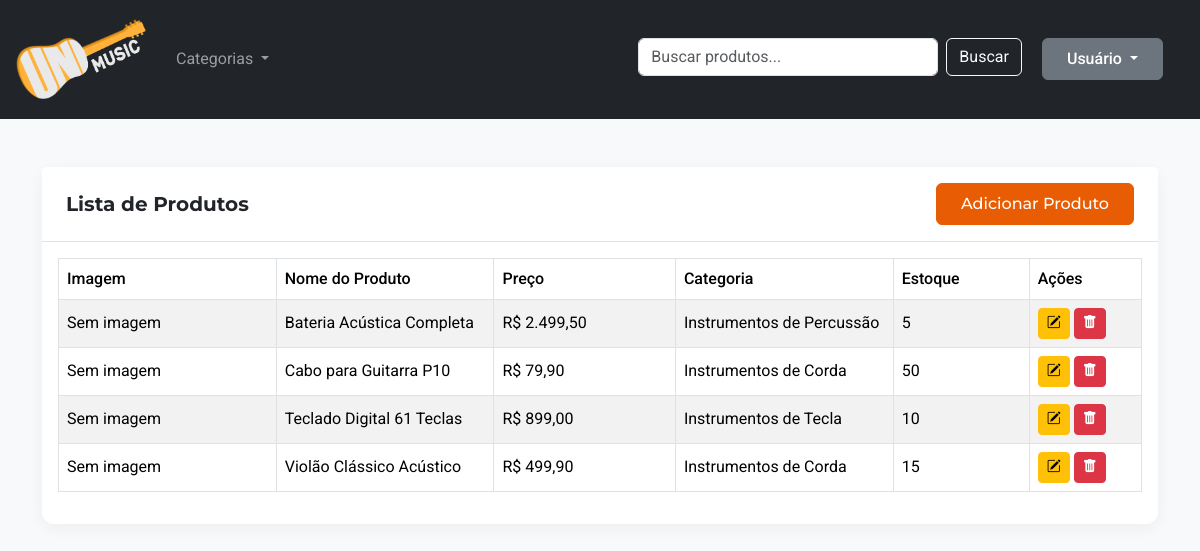
Screenshot of /admin/product_management.php with the database file from the repository.
### tables this page shows
CREATE TABLE `produto` (
  `idProduto` bigint(20) NOT NULL AUTO_INCREMENT,
  `nomeProduto` varchar(60) NOT NULL,
  `descricaoProduto` text DEFAULT NULL,
  `precoProduto` decimal(10,2) NOT NULL,
  `estoqueProduto` int(11) NOT NULL DEFAULT 0,
  `imagem` varchar(255) DEFAULT NULL,
  `idCategoria` int(11) NOT NULL,
  PRIMARY KEY (`idProduto`),
  KEY `fk_produto_categoriaproduto` (`idCategoria`),
  KEY `idx_produto_idCategoria` (`idCategoria`),
  KEY `idx_produto_nome` (`nomeProduto`),
  CONSTRAINT `fk_produto_categoriaproduto` FOREIGN KEY (`idCategoria`) REFERENCES `categoriaproduto` (`idCategoria`)
);

CREATE TABLE `categoriaproduto` (
  `idCategoria` int(11) NOT NULL AUTO_INCREMENT,
  `nome` varchar(100) NOT NULL,
  `descricao` text DEFAULT NULL,
  PRIMARY KEY (`idCategoria`),
  UNIQUE KEY `nome` (`nome`)
);

### admin/product_management.php (the view, shortened to what this page needs)
<!doctype html>
<html lang="pt-br">
  <head>
    <link href="https://cdn.jsdelivr.net/npm/bootstrap@5.3.3/dist/css/bootstrap.min.css" rel="stylesheet">
    <link rel="stylesheet" href="https://cdn.jsdelivr.net/npm/bootstrap-icons@1.11.3/font/bootstrap-icons.min.css">
    <link rel="stylesheet" href="../assets/css/style.css">
</head>
<body>
  <?php include __DIR__ . '/../public/navbar.php';?>
  <div class="container py-5">
        <div class="card">
            <div class="card-header">
                <h4 class="d-flex justify-content-between align-items-center">
                    <span>Lista de Produtos</span>
                    <a href="create_product.php" class="btn btn-custom-primary">Adicionar Produto</a>
                </h4>
            </div>
            <div class="card-body">
                <table class="table table-bordered table-striped">
                    <thead>
                        <tr>
                            <th style="width: 120px;">Imagem</th>
                            <th style="width: 120px;">Nome do Produto</th>
                            <th style="width: 100px;">Preço</th>
                            <th style="width: 120px;">Categoria</th>
                            <th style="width: 50px;">Estoque</th>
                            <th style="width: 50px;">Ações</th>
                        </tr>
                    </thead>
              <tbody>
                <?php
                  $sql = "SELECT p.idProduto, p.nomeProduto, p.precoProduto, p.estoqueProduto, p.imagem, c.nome AS categoria
                          FROM produto AS p
                          JOIN categoriaproduto AS c ON p.idCategoria = c.idCategoria
                          ORDER BY p.nomeProduto ASC";
                  $result = mysqli_query($connect, $sql);
                  while($produto = mysqli_fetch_assoc($result)): ?>
                  <tr>
                    <td>
                      <?php if (!empty($produto['imagem'])): ?>
                        <img src="../images/<?= htmlspecialchars($produto['imagem']) ?>" width="60">
                      <?php else: ?>
                        Sem imagem
                      <?php endif; ?>
                    </td>
                    <td><?= htmlspecialchars($produto['nomeProduto']) ?></td>
                    <td>R$ <?= number_format($produto['precoProduto'], 2, ',', '.') ?></td>
                    <td><?= htmlspecialchars($produto['categoria']) ?></td>
                    <td><?= htmlspecialchars($produto['estoqueProduto']) ?></td>
                    <td>
                      <a
                        href="edit_product.php?id=<?= $produto['idProduto'] ?>" class="btn btn-warning btn-sm">
                        <i class="bi bi-pencil-square"></i>
                      </a>
                      <form action="" method="POST" class="d-inline">
                        <button type="submit" name="delete_produto" class="btn btn-danger btn-sm" onclick="return confirm('Deseja realmente excluir este produto?')">
                          <i class="bi bi-trash-fill"></i>
                        </button>
                      </form>
                    </td>
                  </tr>
                <?php endwhile; ?>
              </tbody>
            </table>
          </div>
        </div>
      </div>
</body>
</html>

### public/navbar.php (shortened to what this page needs)
<head>
<link rel="stylesheet" href="../assets/css/style.css">
</head>
<nav class="navbar navbar-expand-lg navbar-dark bg-dark">
    <div class="container-fluid">
        <a class="navbar-brand fw-bold" href="./index.php"><img src="./images/branco.png" class="navbar-brand"></a>
        <div class="collapse navbar-collapse" id="navbarContent">
            <ul class="navbar-nav me-auto mb-2 mb-lg-0">
                <li class="nav-item dropdown">
                    <a class="nav-link dropdown-toggle" href="#" id="categoriasDropdown" role="button" data-bs-toggle="dropdown" aria-expanded="false">
                        Categorias
                    </a>
                </li>
            </ul>
            <div class="navbar-right">
                <div class="mx-auto navbar-right-item">
                    <form class="d-flex" action="../public/index.php" method="GET" role="search">
                        <input class="form-control me-2" type="search" placeholder="Buscar produtos..." aria-label="Search" name="busca" value="<?= htmlspecialchars($_GET['busca'] ?? '') ?>" style="width: 300px;">
                        <button class="btn btn-outline-light btn-buscar" type="submit">Buscar</button>
                    </form>
                </div>
                    <div class="dropdown btn-usuario navbar-right-item">
                        <button class="btn btn-secondary dropdown-toggle" type="button" data-bs-toggle="dropdown" aria-expanded="false">
                            Usuário
                        </button>
                    </div>
            </div>
        </div>
    </div>
</nav>

### assets/css/style.css (style rules this page uses)
body { background-color: #f8f9fa; font-family: 'Roboto', sans-serif; color: #212529; }
h1, h2, h3, h4, h5, h6 { font-family: 'Montserrat', sans-serif; font-weight: 700; color: #212529; }
.card { border: none; border-radius: 0.75rem; box-shadow: 0 4px 15px rgba(0, 0, 0, 0.05); }
.card-header { background-color: #ffffff; border-bottom: 1px solid #dee2e6; padding: 1rem 1.5rem; }
.card-header h4 { margin-bottom: 0; font-size: 1.25rem; color: #212529; }
.table thead { background-color: #212529; color: #ffffff; }
.table th { font-weight: 500; vertical-align: middle; }
.table td { vertical-align: middle; }
.form-control, .form-select { border-radius: 0.375rem; }
.btn-custom-primary { background-color: #E85D04; border-color: #E85D04; color: #ffffff; padding: 0.5rem 1.5rem; font-weight: 500; }
.btn-secondary { padding: 0.5rem 1.5rem; font-weight: 500; }
.btn-danger { background-color: #dc3545; border-color: #dc3545; }
.navbar-brand { width: 140px; }
.navbar-right { display: flex; }
.navbar-right-item { margin-right: 25px; border-right: 20px }
.btn-usuario { margin-left: 20px }

### rows the page displays
produto: shows "Sem imagem", nomeProduto "Bateria Acústica Completa", precoProduto "2.499,50", idCategoria.nome "Instrumentos de Percussão", estoqueProduto "5"
produto: shows "Sem imagem", nomeProduto "Cabo para Guitarra P10", precoProduto "79,90", idCategoria.nome "Instrumentos de Corda", estoqueProduto "50"
produto: shows "Sem imagem", nomeProduto "Teclado Digital 61 Teclas", precoProduto "899,00", idCategoria.nome "Instrumentos de Tecla", estoqueProduto "10"
produto: shows "Sem imagem", nomeProduto "Violão Clássico Acústico", precoProduto "499,90", idCategoria.nome "Instrumentos de Corda", estoqueProduto "15"
